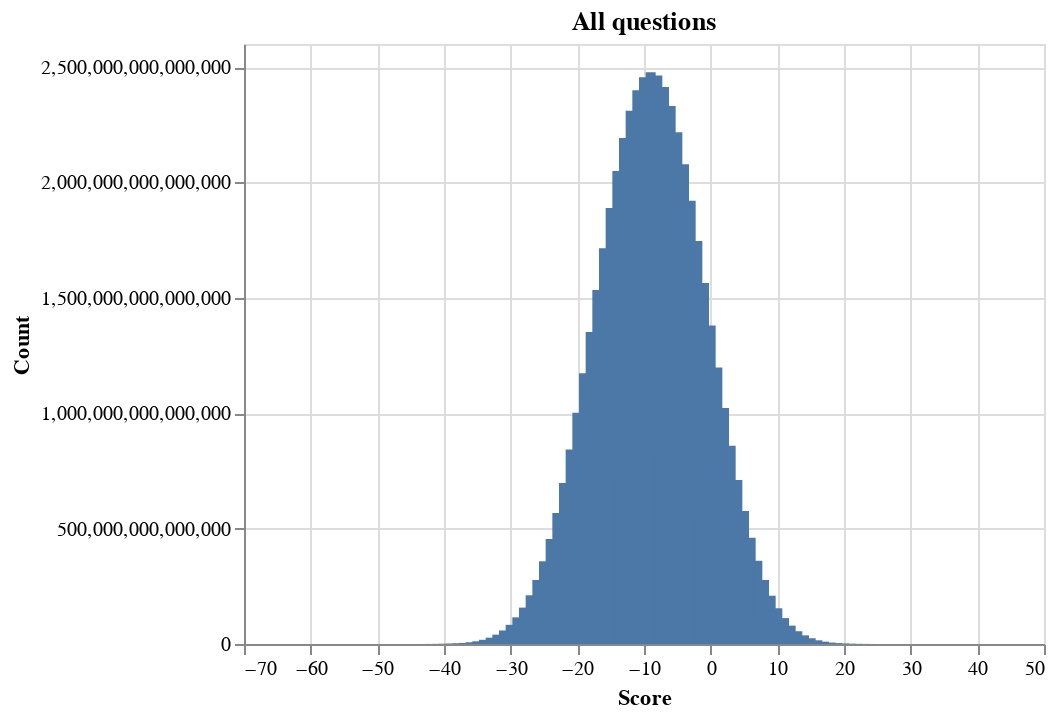
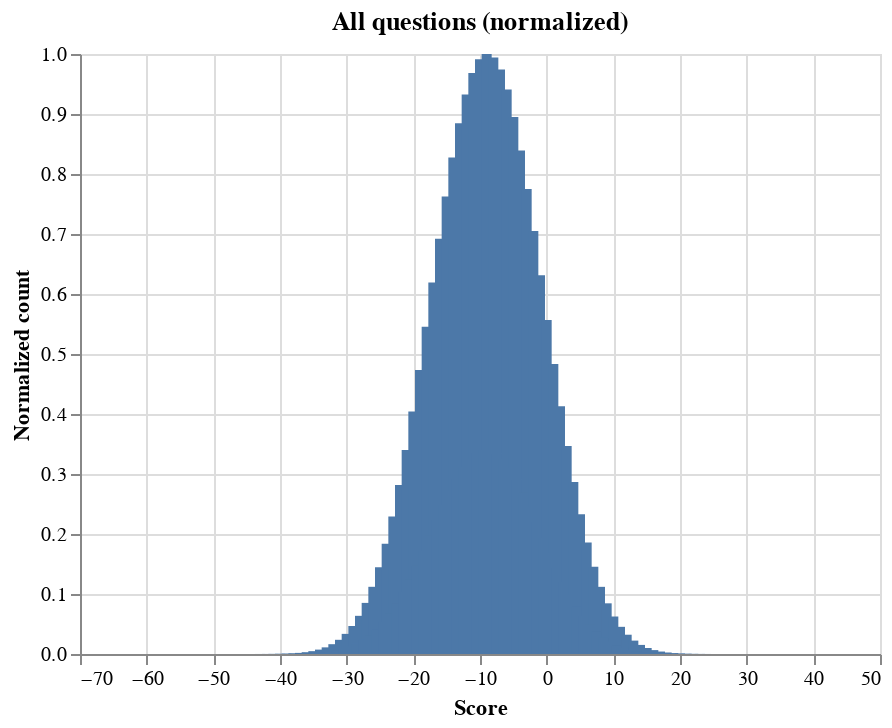
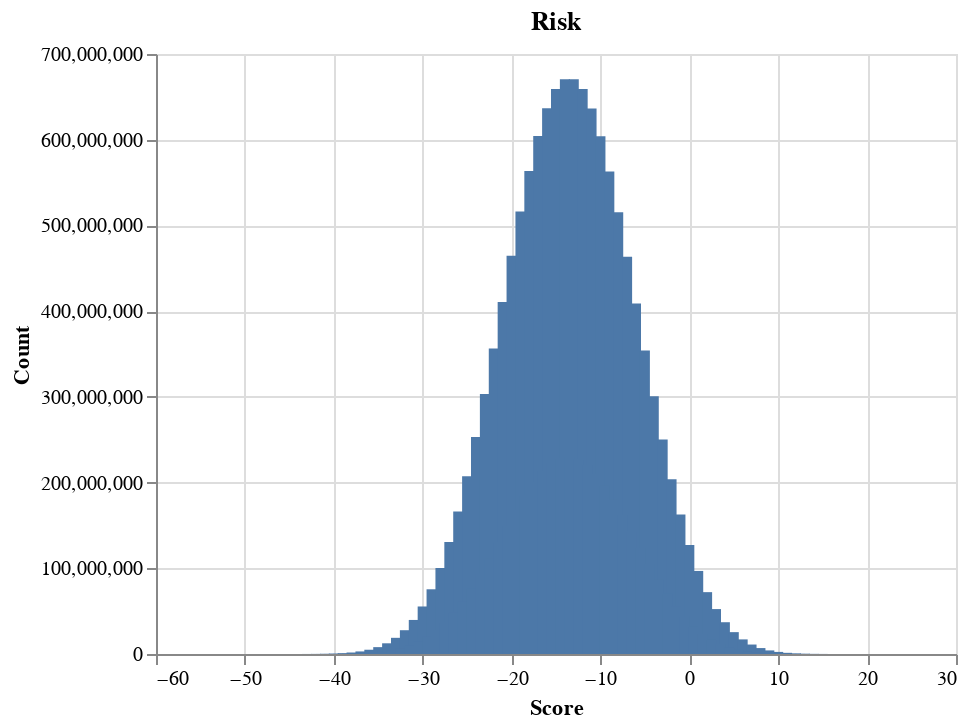
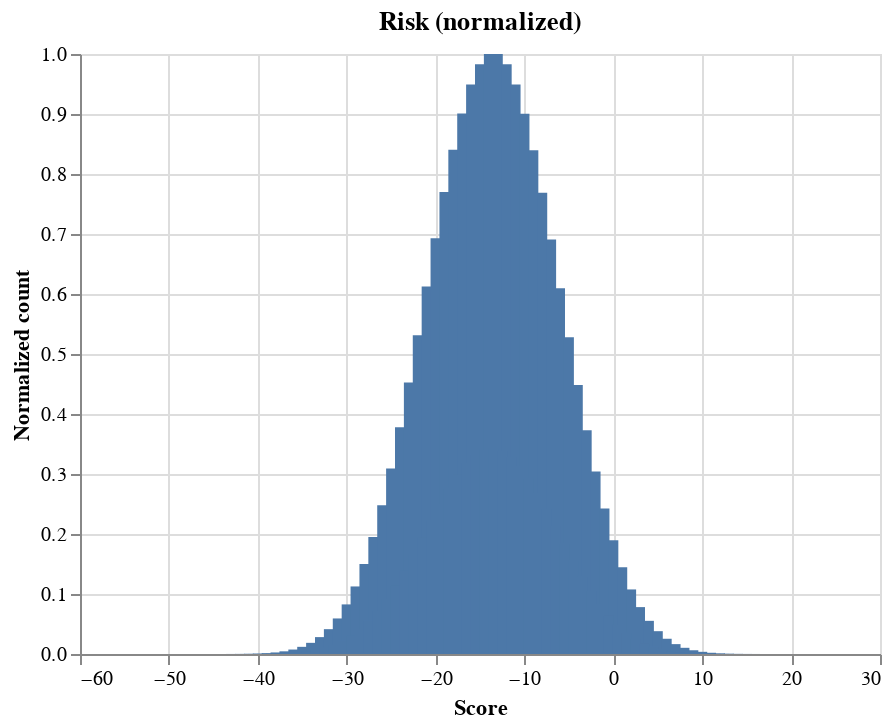

Here is the notebook cell these charts were saved with, in order:
### Code cell
config = [
    ('All questions', questions),
    ('Risk', x_q),
    ('Public Value', y_q),
]
for title, questions in config:
    df = score_count_df_from_questions(questions)
    df_norm = normalize_df(df, ['count'])
    display(chart=hist(df, title), name=f'{title} - single')
    display(chart=hist(df_norm, f'{title} (normalized)', titleY='Normalized count'), name=f'{title} - single - normalized')

### Figure 1 — Vega-Lite specification as saved in the notebook (floating-point values rounded to 4 significant figures; data arrays with more than 128 entries replaced by an {"elided": "..."} marker saying what was removed)
{"config": {"view": {"continuousWidth": 400, "continuousHeight": 300}}, "data": {"name": "data-14c519be9d9a8beb0f48317332cf204c"}, "mark": "bar", "encoding": {"tooltip": [{"field": "score", "type": "quantitative"}, {"field": "count", "type": "quantitative"}], "x": {"field": "score", "title": "Score", "type": "quantitative"}, "y": {"field": "count", "title": "Count", "type": "quantitative"}}, "title": "All questions", "$schema": "https://vega.github.io/schema/vega-lite/v4.17.0.json", "datasets": {"data-14c519be9d9a8beb0f48317332cf204c": {"elided": "198 records"}}}

### Figure 2 — Vega-Lite specification as saved in the notebook (floating-point values rounded to 4 significant figures; data arrays with more than 128 entries replaced by an {"elided": "..."} marker saying what was removed)
{"config": {"view": {"continuousWidth": 400, "continuousHeight": 300}}, "data": {"name": "data-f8278697c6422a550e0f74fa43ff05d1"}, "mark": "bar", "encoding": {"tooltip": [{"field": "score", "type": "quantitative"}, {"field": "count", "type": "quantitative"}], "x": {"field": "score", "title": "Score", "type": "quantitative"}, "y": {"field": "count", "title": "Normalized count", "type": "quantitative"}}, "title": "All questions (normalized)", "$schema": "https://vega.github.io/schema/vega-lite/v4.17.0.json", "datasets": {"data-f8278697c6422a550e0f74fa43ff05d1": {"elided": "198 records"}}}

### Figure 3 — Vega-Lite specification as saved in the notebook (floating-point values rounded to 4 significant figures; data arrays with more than 128 entries replaced by an {"elided": "..."} marker saying what was removed)
{"config": {"view": {"continuousWidth": 400, "continuousHeight": 300}}, "data": {"name": "data-35c8cc2a64f839ad72de01e98bcdb406"}, "mark": "bar", "encoding": {"tooltip": [{"field": "score", "type": "quantitative"}, {"field": "count", "type": "quantitative"}], "x": {"field": "score", "title": "Score", "type": "quantitative"}, "y": {"field": "count", "title": "Count", "type": "quantitative"}}, "title": "Risk", "$schema": "https://vega.github.io/schema/vega-lite/v4.17.0.json", "datasets": {"data-35c8cc2a64f839ad72de01e98bcdb406": {"elided": "146 records"}}}

### Figure 4 — Vega-Lite specification as saved in the notebook (floating-point values rounded to 4 significant figures; data arrays with more than 128 entries replaced by an {"elided": "..."} marker saying what was removed)
{"config": {"view": {"continuousWidth": 400, "continuousHeight": 300}}, "data": {"name": "data-62ff427770827efa577fa9bb6eec8dbf"}, "mark": "bar", "encoding": {"tooltip": [{"field": "score", "type": "quantitative"}, {"field": "count", "type": "quantitative"}], "x": {"field": "score", "title": "Score", "type": "quantitative"}, "y": {"field": "count", "title": "Normalized count", "type": "quantitative"}}, "title": "Risk (normalized)", "$schema": "https://vega.github.io/schema/vega-lite/v4.17.0.json", "datasets": {"data-62ff427770827efa577fa9bb6eec8dbf": {"elided": "146 records"}}}
